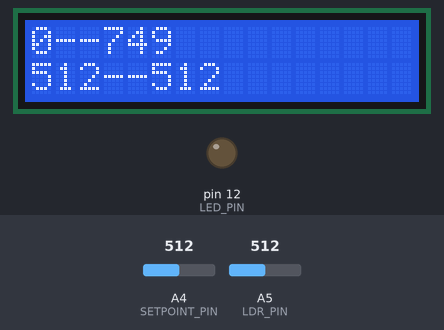
This sketch was run on a simulated Arduino Uno, built with avr-gcc and run on an emulated ATmega328P. Shown: 16×2 character LCD, output pins drawn as LEDs (lit = HIGH). The test bench sets the inputs (shaded band); at power-on: A4 (SETPOINT_PIN) = 512, A5 (LDR_PIN) = 512.

Above: at 1.3 s.
1.4 s: A4 (SETPOINT_PIN) set to 490
At 2.4 s:
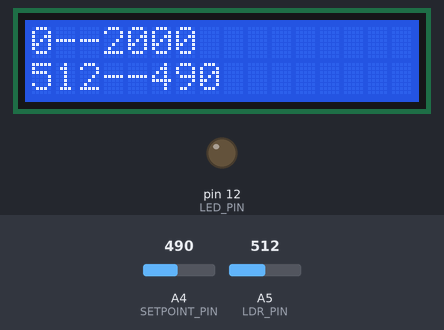
4.1 s: A5 (LDR_PIN) set to 490
At 5.0 s:
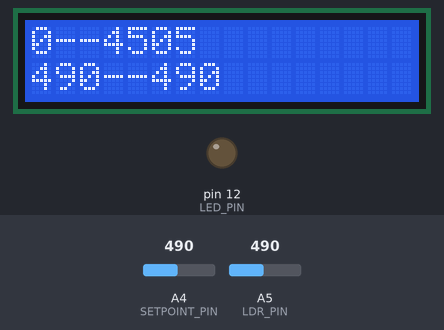
6.6 s: A4 (SETPOINT_PIN) set to 510
At 7.5 s:
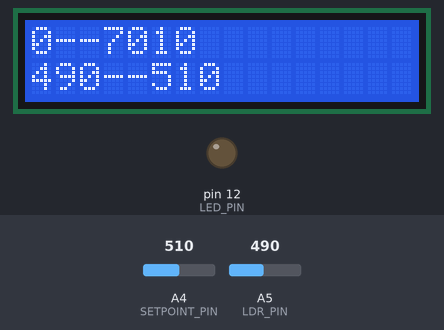
9.1 s: A5 (LDR_PIN) set to 419
At 9.8 s:
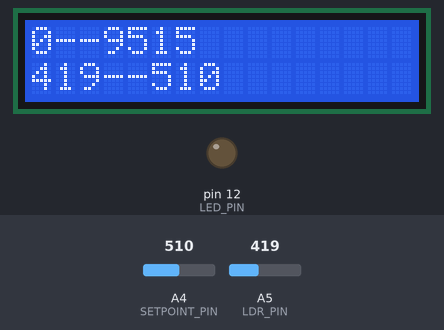
11.6 s: A5 (LDR_PIN) set to 398
At 12.5 s:
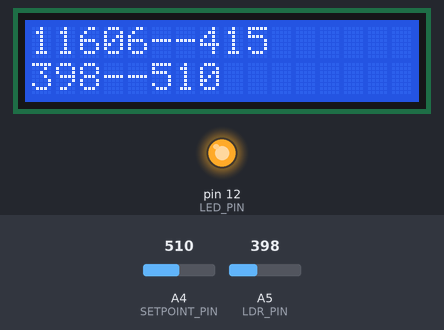
14.6 s: A4 (SETPOINT_PIN) set to 716
At 15.6 s:
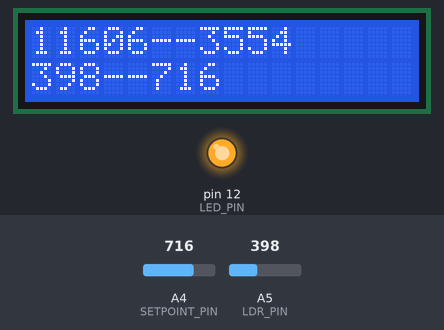
Timing chart, 0 to 17.6 s (numbered marks = the images above; inputs shaded):
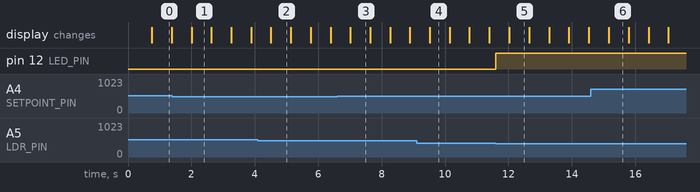

The sketch:

ArduinoCodePrakticumEE21_opdracht3b_met_display.ino
```cpp
#include "init.h"
#include <LiquidCrystal.h>

void setup()
{
  runSetup();
  lcd.begin(16, 2);
}

void loop()
{
  avg = avgValue(analogRead(LDR_PIN));
  setpoint = analogRead(SETPOINT_PIN);


  if (avg < (setpoint - HYST))
  {
    if ((millis() - lastMillis) >= 10000)  //indien het verschil meer dan 10000 is
    {
      digitalWrite(LED_PIN,HIGH);
      lastMillis = millis();              // update de waarde
    }
  }
  else if (avg > (setpoint + HYST))
  {
    digitalWrite(LED_PIN,LOW);
    lastMillis = millis();
  }
  debugTimer();
}
```

avgCalulations.ino
```cpp
int avgValue(int Value)
{
  const int ARRAY_SIZE = 10;
  static int readings[ARRAY_SIZE] = {0,0,0,0,0,0,0,0,0}; // the readings from the analog input
  static int index = 0;                                  // the index of the current reading
  static int total = 0;                                  // the running total
  static int average = 0;                                // the average

  // subtract the last reading:
  total -= readings[index];
  // read from the sensor:
  readings[index] = Value;
  // add the reading to the total:
  total += readings[index];
  // advance to the next position in the array:
  index++;

  if (index >= ARRAY_SIZE)
  {
    index = 0;
  }

  average = total / ARRAY_SIZE;
  delay (1);
  return average;
}
```

displayFuncties.ino
```cpp
void debugTimer()
{
  static int counter=0;

  if (counter >=500)
  {
  lcd.clear();
  lcd.setCursor(0,0);
  lcd.print(lastMillis);
  lcd.print("--");
  lcd.print(millis()-lastMillis);
  lcd.setCursor(0,1);
  lcd.print(avg);
  lcd.print("--");
  lcd.print(setpoint);
  counter=0;
  }
  counter++;

}
```

init.h
```cpp
#include <arduino.h>
#include <LiquidCrystal.h>
// arduino.h must be included to understand LOW and HIGH and A0

#ifndef INIT_H
#define INIT_H

// constants voor display besturing
const int d4 = 4;
const int d5 = 5;
const int d6 = 6;
const int d7 = 7;
const int rs = 8;
const int e  = 9;

LiquidCrystal lcd(rs,e,d4,d5,d6,d7);
// pins that are not used by the shield, use as GPIO
const int Pin1 = 1;
const int Pin2 = 2;
const int Pin3 = 3;
const int Pin10 = 10;
const int Pin11 = 11;
const int LED_PIN = 12;
const int Pin13 =13;
const int buttonPin = A0;

const int HYST = 100;
const int LDR_PIN = A5;
const int SETPOINT_PIN = A4;

//globals

unsigned long lastMillis = 0; // is global om het getal te kunnen printen op het LCD om te debuggen
int avg;                      // is global om het getal te kunnen printen op het LCD om te debuggen
int setpoint;               // is global om het getal te kunnen printen op het LCD om te debuggen
#endif INIT_H
```

setupfunctions.ino
```cpp
void runSetup()
{
  pinMode(LED_PIN,OUTPUT);
  Serial.begin(19200);
  lcd.begin(16, 2);
}
```

Measured:
- the behaviour switches between 410 and 409 on A5 (LDR_PIN) (found by bisection; images 4 and 5)
- after the input at 11.6 s, pin 12 (LED_PIN): LOW → HIGH at once
- what the display in image 0 shows lasts 0.6 s, from 0.8 s to 1.4 s
